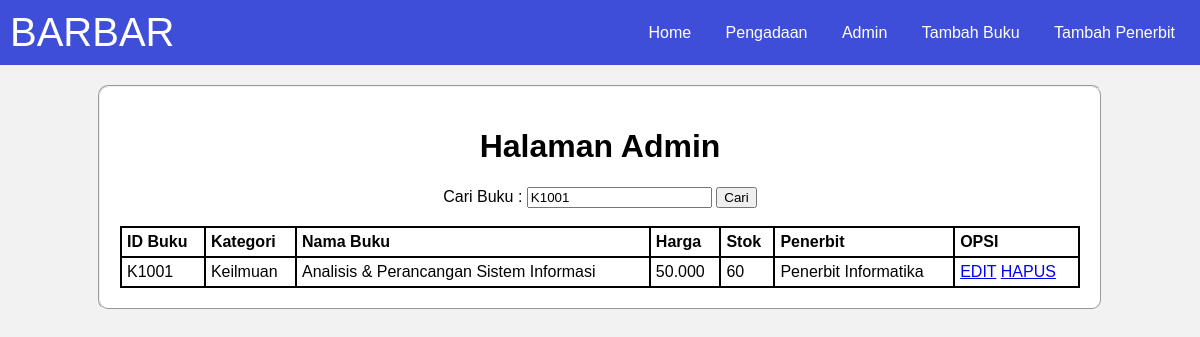
The page /Admin.php?kata_cari=K1001  on the database its author committed.
### tables this page shows
CREATE TABLE `buku` (
  `id_buku` varchar(20) NOT NULL,
  `kategori` varchar(20) NOT NULL,
  `nama_buku` varchar(50) NOT NULL,
  `harga` varchar(20) NOT NULL,
  `stok` int(20) NOT NULL,
  `penerbit` varchar(50) NOT NULL
);

### Admin.php (the view, shortened to what this page needs)
<!DOCTYPE html>
<html lang="en">
<head>
</head>
<body>
    <nav>
        <div id="terraBook">BARBAR</div>
        <div>
            <a href="Index.php">Home</a>
            <a href="Penerbit.php">Pengadaan</a>
            <a href="Admin.php">Admin</a>
            <a href="Tambah_form.html">Tambah Buku</a>
            <a href="Tambah_penerbit_form.html">Tambah Penerbit</a>
        </div>
    </nav>
    <fieldset>
        <center>
            <h1>Halaman Admin</h1>
        </center>
        <form method="GET" action="index.php" style="text-align: center;">
            <label>Cari Buku : </label>
            <input type="text" name="kata_cari" value="<?php if (isset($_GET['kata_cari'])) {
                echo $_GET['kata_cari'];
            } ?>" />
            <button type="submit">Cari</button>
        </form>
        <br>
        <table>
            <thead>
                <tr>
                    <th>ID Buku</th>
                    <th>Kategori</th>
                    <th>Nama Buku</th>
                    <th>Harga</th>
                    <th>Stok</th>
                    <th>Penerbit</th>
                    <th>OPSI</th>
                </tr>
            </thead>
            <tbody>
                <?php
                include 'koneksi.php';
                if (isset($_GET['kata_cari'])) {
                    $kata_cari = $_GET['kata_cari'];
                    $query = "SELECT * FROM buku WHERE id_buku like '%" . $kata_cari . "%' OR
                    nama_buku like '%" . $kata_cari . "%' ORDER BY id_buku ASC";
                } else {
                    $query = "SELECT * FROM buku ORDER BY id_buku ASC";
                }
                $result = mysqli_query($koneksi, $query);
                while ($row = mysqli_fetch_assoc($result)) {
                ?>
                    <tr>
                        <td><?php echo $row['id_buku']; ?></td>
                        <td><?php echo $row['kategori']; ?></td>
                        <td><?php echo $row['nama_buku']; ?></td>
                        <td><?php echo $row['harga']; ?></td>
                        <td><?php echo $row['stok']; ?></td>
                        <td><?php echo $row['penerbit']; ?></td>
                        <td>
                            <a href="Edit_form.php?id_buku=<?php echo $row['id_buku']; ?>">EDIT</a>
                            <a href="Delete_buku.php?id_buku=<?php echo $row['id_buku']; ?>">HAPUS</a>
                        </td>
                    </tr>
                <?php
                }
                ?>
            </tbody>
        </table>
    </fieldset>
</body>
</html>

### Admin.php (style rules this page uses)
body { font-family: Arial, sans-serif; background-color: #f2f2f2; margin: 0; padding: 0; }
nav { background-color: #3f4ed9; overflow: hidden; display: flex; justify-content: space-between; align-items: center; padding: 10px; }
nav a { color: white; text-align: center; text-decoration: none; padding: 10px; margin: 0 5px; }
#terraBook { font-size: 40px; font-family: 'Arial', sans-serif; color: white; }
fieldset { width: 80%; margin: auto; margin-top: 20px; background-color: white; padding: 20px; border-radius: 10px; }
table { width: 100%; border-collapse: collapse; }
table, th, td { border: 2px solid black; }
th, td { padding: 5px; text-align: left; }

### rows shown on the page
buku: id_buku "K1001", kategori "Keilmuan", nama_buku "Analisis & Perancangan Sistem Informasi", harga "50.000", stok "60", penerbit "Penerbit Informatika"
